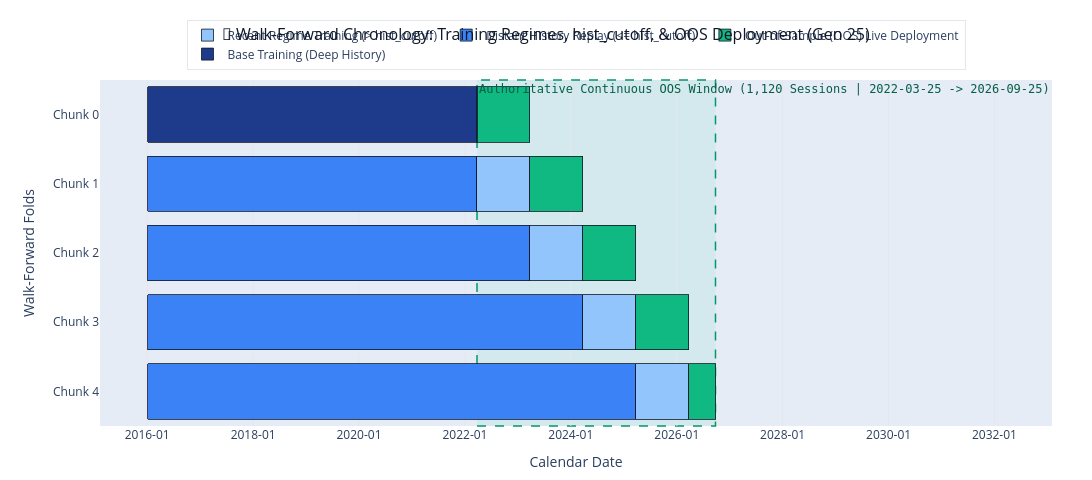

The notebook cell this image was saved under:
### Code cell
# %%
# Visualizing Walk-Forward Training, Hist_Cutoff, and OOS Deploy Topology
import json
from pathlib import Path
import pandas as pd
import plotly.graph_objects as go
from core.paths import OUTPUT_DIR

# 1. Ingest Chunk Metadata
metadata_path = (
    OUTPUT_DIR / "model_checkpoints" / "walk_forward_gen25" / "run_metadata.json"
)
if not metadata_path.exists():
    metadata_path = OUTPUT_DIR / "run_metadata.json"

if metadata_path.exists():
    with open(metadata_path, "r", encoding="utf-8") as f:
        meta = json.load(f)
    raw_specs = meta.get("chunk_specs", [])
    cal_end = meta.get("data_lineage", {}).get("calendar_end", "2026-09-25")
else:
    # Fallback to Gen 25 canonical specifications
    cal_end = "2026-09-25"
    raw_specs = [
        {
            "chunk_id": 0,
            "name": "Chunk_0_Base_Pretraining",
            "train_start": "2016-01-04",
            "train_end": "2022-03-24",
            "hist_cutoff_date": None,
            "deploy_start": "2022-03-25",
            "deploy_end": "2023-03-24",
            "is_base": True,
        },
        {
            "chunk_id": 1,
            "name": "Chunk_1_FineTune_Y1",
            "train_start": "2016-01-04",
            "train_end": "2023-03-24",
            "hist_cutoff_date": "2022-03-24",
            "deploy_start": "2023-03-25",
            "deploy_end": "2024-03-24",
            "is_base": False,
        },
        {
            "chunk_id": 2,
            "name": "Chunk_2_FineTune_Y2",
            "train_start": "2016-01-04",
            "train_end": "2024-03-24",
            "hist_cutoff_date": "2023-03-24",
            "deploy_start": "2024-03-25",
            "deploy_end": "2025-03-24",
            "is_base": False,
        },
        {
            "chunk_id": 3,
            "name": "Chunk_3_FineTune_Y3",
            "train_start": "2016-01-04",
            "train_end": "2025-03-24",
            "hist_cutoff_date": "2024-03-24",
            "deploy_start": "2025-03-25",
            "deploy_end": "2026-03-24",
            "is_base": False,
        },
        {
            "chunk_id": 4,
            "name": "Chunk_4_FineTune_Y4",
            "train_start": "2016-01-04",
            "train_end": "2026-03-24",
            "hist_cutoff_date": "2025-03-24",
            "deploy_start": "2026-03-25",
            "deploy_end": None,
            "is_base": False,
        },
    ]

# 2. Build Gantt Records
records = []
for spec in raw_specs:
    cid = spec["chunk_id"]
    name = f"Chunk {cid}"
    t_start = spec["train_start"]
    t_end = spec["train_end"]
    cutoff = spec.get("hist_cutoff_date")
    d_start = spec["deploy_start"]
    d_end = spec["deploy_end"] if spec.get("deploy_end") else cal_end

    if cutoff is None:
        # Pure Base Pretraining
        records.append(
            {
                "Chunk": name,
                "Type": "Base Training (Deep History)",
                "Start": t_start,
                "End": t_end,
                "Color": "#1E3A8A",  # Deep Navy
            }
        )
    else:
        # Pre-cutoff Distant Replay
        records.append(
            {
                "Chunk": name,
                "Type": "Distant History Replay (<= hist_cutoff)",
                "Start": t_start,
                "End": cutoff,
                "Color": "#3B82F6",  # Medium Blue
            }
        )
        # Post-cutoff Stratified Focus
        records.append(
            {
                "Chunk": name,
                "Type": "Recent Regime Training (> hist_cutoff)",
                "Start": cutoff,
                "End": t_end,
                "Color": "#93C5FD",  # Light Sky Blue
            }
        )

    # Out-of-Sample Deployment
    records.append(
        {
            "Chunk": name,
            "Type": "Out-of-Sample (OOS) Live Deployment",
            "Start": d_start,
            "End": d_end,
            "Color": "#10B981",  # Vivid Emerald
        }
    )

df_gantt = pd.DataFrame(records)

# 3. Construct Interactive Plotly Timeline
fig = go.Figure()
seen_types = set()

# Reverse display so Chunk 0 is at top, Chunk 4 is at bottom
chunk_order = [f"Chunk {i}" for i in reversed(range(len(raw_specs)))]

for _, row in df_gantt.iterrows():
    show_leg = row["Type"] not in seen_types
    seen_types.add(row["Type"])

    t_start = pd.to_datetime(row["Start"])
    t_end = pd.to_datetime(row["End"])
    duration_ms = (t_end - t_start).total_seconds() * 1000

    fig.add_trace(
        go.Bar(
            y=[row["Chunk"]],
            x=[duration_ms],
            base=[t_start],
            orientation="h",
            name=row["Type"],
            marker=dict(
                color=row["Color"],
                line=dict(color="#111827", width=0.8),
            ),
            showlegend=show_leg,
            hovertemplate=(
                f"<b>{row['Chunk']}</b><br>"
                f"Stage: {row['Type']}<br>"
                f"Window: {row['Start']} to {row['End']}<extra></extra>"
            ),
        )
    )

# 4. Highlight the Authoritative Continuous OOS Window
oos_master_start = pd.to_datetime(raw_specs[0]["deploy_start"])
oos_master_end = pd.to_datetime(cal_end)

fig.add_vrect(
    x0=oos_master_start,
    x1=oos_master_end,
    fillcolor="rgba(16, 185, 129, 0.08)",
    layer="below",
    line_width=1.5,
    line_dash="dash",
    line_color="#059669",
    annotation_text="Authoritative Continuous OOS Window (1,120 Sessions | 2022-03-25 -> 2026-09-25)",
    annotation_position="top left",
    annotation_font=dict(size=12, color="#065F46", family="monospace"),
)

fig.update_layout(
    title=dict(
        text="🧩 Walk-Forward Chronology: Training Regimes, hist_cutoff, & OOS Deployment (Gen 25)",
        x=0.5,
        xanchor="center",
        font=dict(size=16, color="#111827"),
    ),
    barmode="stack",
    xaxis=dict(
        type="date",
        title="Calendar Date",
        tickformat="%Y-%m",
        showgrid=True,
        gridcolor="#E5E7EB",
    ),
    yaxis=dict(
        title="Walk-Forward Folds",
        categoryorder="array",
        categoryarray=chunk_order,
    ),
    height=480,
    width=1280,
    margin=dict(t=80, b=50, l=100, r=40),
    legend=dict(
        orientation="h",
        yanchor="bottom",
        y=1.03,
        xanchor="center",
        x=0.5,
        bgcolor="rgba(255, 255, 255, 0.9)",
        bordercolor="#E5E7EB",
        borderwidth=1,
    ),
)
fig.show()
# %%

### Figure 1 — Plotly figure (JSON) as saved in the notebook; plotly's stock layout.template omitted (floating-point values rounded to 4 significant figures)
{"data": [{"base": ["2016-01-04T00:00:00"], "hovertemplate": "<b>Chunk 0</b><br>Stage: Base Training (Deep History)<br>Window: 2016-01-04 to 2022-03-24<extra></extra>", "marker": {"color": "#1E3A8A", "line": {"color": "#111827", "width": 0.8}}, "name": "Base Training (Deep History)", "orientation": "h", "showlegend": true, "type": "bar", "x": [196214400000], "y": ["Chunk 0"]}, {"base": ["2022-03-25T00:00:00"], "hovertemplate": "<b>Chunk 0</b><br>Stage: Out-of-Sample (OOS) Live Deployment<br>Window: 2022-03-25 to 2023-03-24<extra></extra>", "marker": {"color": "#10B981", "line": {"color": "#111827", "width": 0.8}}, "name": "Out-of-Sample (OOS) Live Deployment", "orientation": "h", "showlegend": true, "type": "bar", "x": [31449600000], "y": ["Chunk 0"]}, {"base": ["2016-01-04T00:00:00"], "hovertemplate": "<b>Chunk 1</b><br>Stage: Distant History Replay (<= hist_cutoff)<br>Window: 2016-01-04 to 2022-03-24<extra></extra>", "marker": {"color": "#3B82F6", "line": {"color": "#111827", "width": 0.8}}, "name": "Distant History Replay (<= hist_cutoff)", "orientation": "h", "showlegend": true, "type": "bar", "x": [196214400000], "y": ["Chunk 1"]}, {"base": ["2022-03-24T00:00:00"], "hovertemplate": "<b>Chunk 1</b><br>Stage: Recent Regime Training (> hist_cutoff)<br>Window: 2022-03-24 to 2023-03-24<extra></extra>", "marker": {"color": "#93C5FD", "line": {"color": "#111827", "width": 0.8}}, "name": "Recent Regime Training (> hist_cutoff)", "orientation": "h", "showlegend": true, "type": "bar", "x": [31536000000], "y": ["Chunk 1"]}, {"base": ["2023-03-25T00:00:00"], "hovertemplate": "<b>Chunk 1</b><br>Stage: Out-of-Sample (OOS) Live Deployment<br>Window: 2023-03-25 to 2024-03-24<extra></extra>", "marker": {"color": "#10B981", "line": {"color": "#111827", "width": 0.8}}, "name": "Out-of-Sample (OOS) Live Deployment", "orientation": "h", "showlegend": false, "type": "bar", "x": [31536000000], "y": ["Chunk 1"]}, {"base": ["2016-01-04T00:00:00"], "hovertemplate": "<b>Chunk 2</b><br>Stage: Distant History Replay (<= hist_cutoff)<br>Window: 2016-01-04 to 2023-03-24<extra></extra>", "marker": {"color": "#3B82F6", "line": {"color": "#111827", "width": 0.8}}, "name": "Distant History Replay (<= hist_cutoff)", "orientation": "h", "showlegend": false, "type": "bar", "x": [227750400000], "y": ["Chunk 2"]}, {"base": ["2023-03-24T00:00:00"], "hovertemplate": "<b>Chunk 2</b><br>Stage: Recent Regime Training (> hist_cutoff)<br>Window: 2023-03-24 to 2024-03-24<extra></extra>", "marker": {"color": "#93C5FD", "line": {"color": "#111827", "width": 0.8}}, "name": "Recent Regime Training (> hist_cutoff)", "orientation": "h", "showlegend": false, "type": "bar", "x": [31622400000], "y": ["Chunk 2"]}, {"base": ["2024-03-25T00:00:00"], "hovertemplate": "<b>Chunk 2</b><br>Stage: Out-of-Sample (OOS) Live Deployment<br>Window: 2024-03-25 to 2025-03-24<extra></extra>", "marker": {"color": "#10B981", "line": {"color": "#111827", "width": 0.8}}, "name": "Out-of-Sample (OOS) Live Deployment", "orientation": "h", "showlegend": false, "type": "bar", "x": [31449600000], "y": ["Chunk 2"]}, {"base": ["2016-01-04T00:00:00"], "hovertemplate": "<b>Chunk 3</b><br>Stage: Distant History Replay (<= hist_cutoff)<br>Window: 2016-01-04 to 2024-03-24<extra></extra>", "marker": {"color": "#3B82F6", "line": {"color": "#111827", "width": 0.8}}, "name": "Distant History Replay (<= hist_cutoff)", "orientation": "h", "showlegend": false, "type": "bar", "x": [259372800000], "y": ["Chunk 3"]}, {"base": ["2024-03-24T00:00:00"], "hovertemplate": "<b>Chunk 3</b><br>Stage: Recent Regime Training (> hist_cutoff)<br>Window: 2024-03-24 to 2025-03-24<extra></extra>", "marker": {"color": "#93C5FD", "line": {"color": "#111827", "width": 0.8}}, "name": "Recent Regime Training (> hist_cutoff)", "orientation": "h", "showlegend": false, "type": "bar", "x": [31536000000], "y": ["Chunk 3"]}, {"base": ["2025-03-25T00:00:00"], "hovertemplate": "<b>Chunk 3</b><br>Stage: Out-of-Sample (OOS) Live Deployment<br>Window: 2025-03-25 to 2026-03-24<extra></extra>", "marker": {"color": "#10B981", "line": {"color": "#111827", "width": 0.8}}, "name": "Out-of-Sample (OOS) Live Deployment", "orientation": "h", "showlegend": false, "type": "bar", "x": [31449600000], "y": ["Chunk 3"]}, {"base": ["2016-01-04T00:00:00"], "hovertemplate": "<b>Chunk 4</b><br>Stage: Distant History Replay (<= hist_cutoff)<br>Window: 2016-01-04 to 2025-03-24<extra></extra>", "marker": {"color": "#3B82F6", "line": {"color": "#111827", "width": 0.8}}, "name": "Distant History Replay (<= hist_cutoff)", "orientation": "h", "showlegend": false, "type": "bar", "x": [290908800000], "y": ["Chunk 4"]}, {"base": ["2025-03-24T00:00:00"], "hovertemplate": "<b>Chunk 4</b><br>Stage: Recent Regime Training (> hist_cutoff)<br>Window: 2025-03-24 to 2026-03-24<extra></extra>", "marker": {"color": "#93C5FD", "line": {"color": "#111827", "width": 0.8}}, "name": "Recent Regime Training (> hist_cutoff)", "orientation": "h", "showlegend": false, "type": "bar", "x": [31536000000], "y": ["Chunk 4"]}, {"base": ["2026-03-25T00:00:00"], "hovertemplate": "<b>Chunk 4</b><br>Stage: Out-of-Sample (OOS) Live Deployment<br>Window: 2026-03-25 to 2026-09-25<extra></extra>", "marker": {"color": "#10B981", "line": {"color": "#111827", "width": 0.8}}, "name": "Out-of-Sample (OOS) Live Deployment", "orientation": "h", "showlegend": false, "type": "bar", "x": [15897600000], "y": ["Chunk 4"]}], "layout": {"annotations": [{"font": {"color": "#065F46", "family": "monospace", "size": 12}, "showarrow": false, "text": "Authoritative Continuous OOS Window (1,120 Sessions | 2022-03-25 -> 2026-09-25)", "x": "2022-03-25T00:00:00", "xanchor": "left", "xref": "x", "y": 1, "yanchor": "top", "yref": "y domain"}], "barmode": "stack", "height": 480, "legend": {"bgcolor": "rgba(255, 255, 255, 0.9)", "bordercolor": "#E5E7EB", "borderwidth": 1, "orientation": "h", "x": 0.5, "xanchor": "center", "y": 1.03, "yanchor": "bottom"}, "margin": {"b": 50, "l": 100, "r": 40, "t": 80}, "shapes": [{"fillcolor": "rgba(16, 185, 129, 0.08)", "layer": "below", "line": {"color": "#059669", "dash": "dash", "width": 1.5}, "type": "rect", "x0": "2022-03-25T00:00:00", "x1": "2026-09-25T00:00:00", "xref": "x", "y0": 0, "y1": 1, "yref": "y domain"}], "title": {"font": {"color": "#111827", "size": 16}, "text": "🧩 Walk-Forward Chronology: Training Regimes, hist_cutoff, & OOS Deployment (Gen 25)", "x": 0.5, "xanchor": "center"}, "width": 1280, "xaxis": {"gridcolor": "#E5E7EB", "showgrid": true, "tickformat": "%Y-%m", "title": {"text": "Calendar Date"}, "type": "date"}, "yaxis": {"categoryarray": ["Chunk 4", "Chunk 3", "Chunk 2", "Chunk 1", "Chunk 0"], "categoryorder": "array", "title": {"text": "Walk-Forward Folds"}}}}
